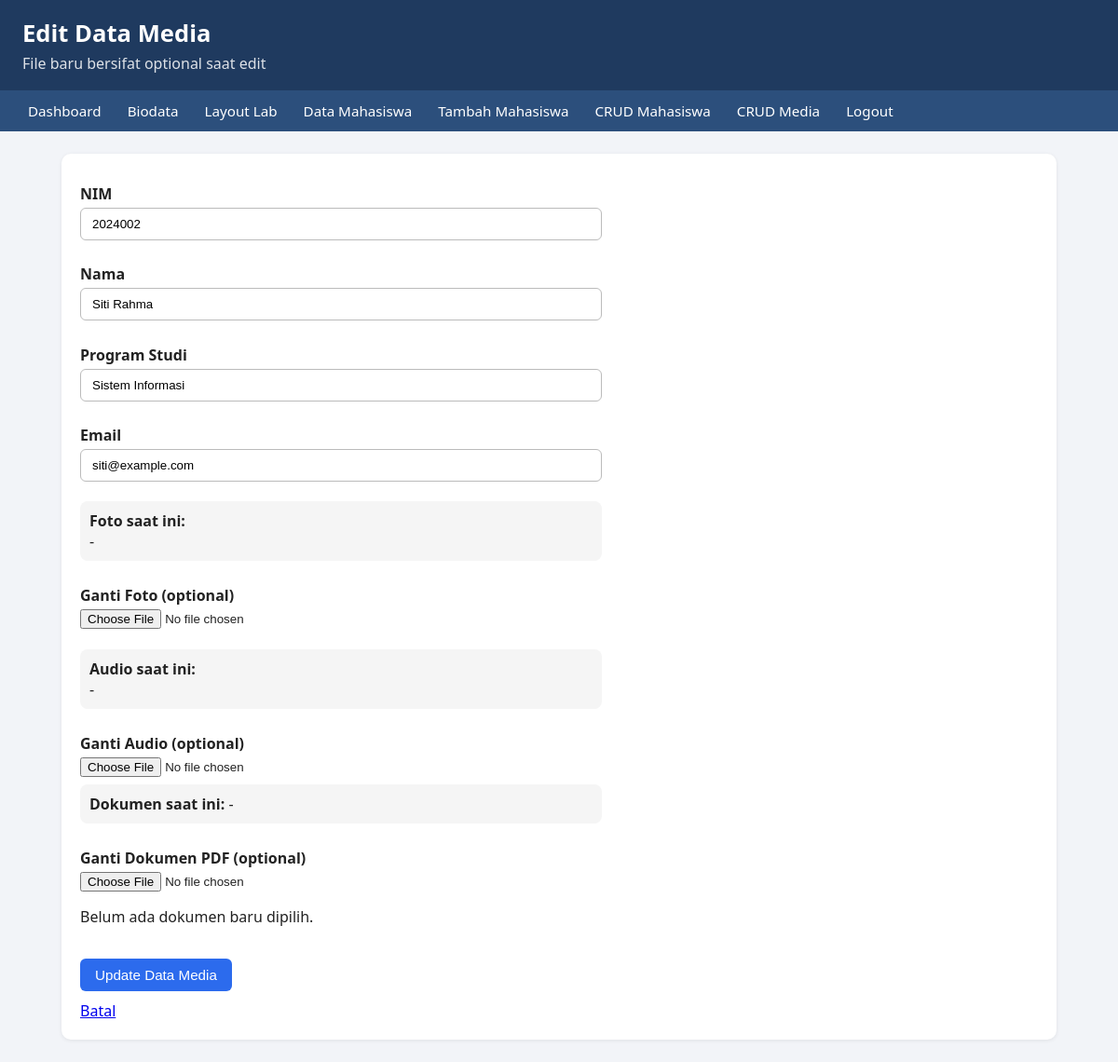
/crud-media/edit.php?id=2 (signed in), run on the app's committed database.
### tables this page shows
CREATE TABLE mahasiswa (
  id INT AUTO_INCREMENT PRIMARY KEY,
  nim VARCHAR(20) NOT NULL,
  nama VARCHAR(100) NOT NULL,
  program_studi VARCHAR(100) NOT NULL,
  email VARCHAR(100) NOT NULL,
  foto VARCHAR(255) NULL,
  audio VARCHAR(255) NULL,
  dokumen VARCHAR(255) NULL
);

### crud-media/edit.php (the view, shortened to what this page needs)
<?php
require_once __DIR__ . "/../config/koneksi.php";
$id = (int) ($_GET["id"] ?? 0);
$stmt = $conn->prepare(
    "SELECT id, nim, nama, program_studi, email, foto, audio, dokumen
     FROM mahasiswa
     WHERE id = ?
     LIMIT 1"
);
$stmt->bind_param("i", $id);
$stmt->execute();
$mahasiswa = $stmt->get_result()->fetch_assoc();
?>
<!DOCTYPE html>
<html lang="id">
<head>
  <link rel="stylesheet" href="../assets/css/style.css">
</head>
<body>
<header>
  <h1>Edit Data Media</h1>
  <p>File baru bersifat optional saat edit</p>
</header>
<nav>
  <a href="../pages/dashboard.php">Dashboard</a>
  <a href="../pages/index.php">Biodata</a>
  <a href="../pages/layout.php">Layout Lab</a>
  <a href="../pages/data_mahasiswa.php">Data Mahasiswa</a>
  <a href="../pages/form_mahasiswa.php">Tambah Mahasiswa</a>
  <a href="../crud/index.php">CRUD Mahasiswa</a>
  <a href="../crud-media/index.php">CRUD Media</a>
  <a href="../proses/logout.php">Logout</a>
</nav>
<main>
<section>
<form
  class="crud-form"
  data-media-form
  data-require-foto="false"
  action="../proses/crud-media/update.php"
  method="POST"
  enctype="multipart/form-data"
  novalidate
>
  <label for="nim">NIM</label>
  <input id="nim" name="nim" type="text" value="<?= htmlspecialchars($mahasiswa["nim"]); ?>">
  <small class="form-error" id="errorNim"></small>
  <label for="nama">Nama</label>
  <input id="nama" name="nama" type="text" value="<?= htmlspecialchars($mahasiswa["nama"]); ?>">
  <small class="form-error" id="errorNama"></small>
  <label for="program_studi">Program Studi</label>
  <input id="program_studi" name="program_studi" type="text" value="<?= htmlspecialchars($mahasiswa["program_studi"]); ?>">
  <small class="form-error" id="errorProdi"></small>
  <label for="email">Email</label>
  <input id="email" name="email" type="email" value="<?= htmlspecialchars($mahasiswa["email"]); ?>">
  <small class="form-error" id="errorEmail"></small>
  <div class="current-media">
    <strong>Foto saat ini:</strong><br>
    <?php if (!empty($mahasiswa["foto"])): ?>
      <img class="media-preview-image"
           src="../uploads/images/<?= htmlspecialchars($mahasiswa["foto"]); ?>"
           alt="Foto saat ini">
    <?php else: ?>
      -
    <?php endif; ?>
  </div>
  <label for="foto">Ganti Foto (optional)</label>
  <input id="foto" name="foto" type="file" accept="image/jpeg,image/png,image/webp">
  <small class="form-error" id="errorFoto"></small>
  <div class="current-media">
    <strong>Audio saat ini:</strong><br>
    <?php if (!empty($mahasiswa["audio"])): ?>
      <audio controls preload="none">
        <source src="../uploads/audio/<?= htmlspecialchars($mahasiswa["audio"]); ?>">
      </audio>
    <?php else: ?>
      -
    <?php endif; ?>
  </div>
  <label for="audio">Ganti Audio (optional)</label>
  <input id="audio" name="audio" type="file" accept="audio/mpeg,audio/wav">
  <div class="current-media">
    <strong>Dokumen saat ini:</strong>
    <?php if (!empty($mahasiswa["dokumen"])): ?>
      <a href="../uploads/documents/<?= htmlspecialchars($mahasiswa["dokumen"]); ?>"
         target="_blank" rel="noopener">Buka PDF</a>
    <?php else: ?>
      -
    <?php endif; ?>
  </div>
  <label for="dokumen">Ganti Dokumen PDF (optional)</label>
  <input id="dokumen" name="dokumen" type="file" accept="application/pdf">
  <p id="previewDokumen">Belum ada dokumen baru dipilih.</p>
  <button type="submit">Update Data Media</button>
  <a href="index.php">Batal</a>
</form>
</section>
</main>
</body>
</html>

### assets/css/style.css (style rules this page uses)
* { box-sizing: border-box; }
body { margin: 0; font-family: "Segoe UI", Arial, sans-serif; background: #f2f4f8; color: #222; }
header { background: #1f3a5f; color: #fff; padding: 18px 24px; }
header h1 { margin: 0 0 4px; font-size: 1.6rem; }
header p { margin: 0; opacity: .85; }
nav { background: #2c4f7c; padding: 0 16px; display: flex; flex-wrap: wrap; }
nav a { color: #fff; text-decoration: none; padding: 12px 14px; font-size: .95rem; }
main { max-width: 1100px; margin: 24px auto; padding: 0 16px; }
section { background: #fff; padding: 20px; border-radius: 10px; box-shadow: 0 1px 4px rgba(0,0,0,.08); margin-bottom: 20px; }
.btn, button { display: inline-block; background: #2c6bed; color: #fff; border: 0; padding: 9px 16px; border-radius: 6px; cursor: pointer; font-size: .95rem; text-decoration: none; }
.crud-form { display: flex; flex-direction: column; max-width: 560px; }
.crud-form label { margin-top: 12px; font-weight: 600; }
.crud-form input[type="text"], .crud-form input[type="email"], .crud-form input[type="password"] { padding: 9px 12px; border: 1px solid #bbb; border-radius: 6px; margin-top: 4px; }
.crud-form input[type="file"] { margin-top: 4px; }
.crud-form button { margin-top: 18px; align-self: flex-start; }
.crud-form a { margin-top: 10px; }
.form-error { color: #d9363e; min-height: 1em; }
.current-media { margin: 8px 0 14px; padding: 10px; background: #f5f5f5; border-radius: 8px; }

### data on the page
mahasiswa: nim "2024002", nama "Siti Rahma", program_studi "Sistem Informasi", email "siti@example.com"
